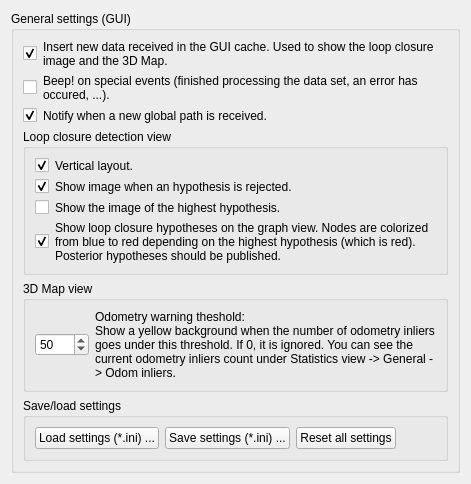
               <widget class="QWidget" name="page_22">
                <layout class="QVBoxLayout" name="verticalLayout_29">
                 <item>
                  <widget class="QGroupBox" name="groupBox_generalSettingsGui0">
                   <property name="title">
                    <string>General settings (GUI)</string>
                   </property>
                   <layout class="QVBoxLayout" name="verticalLayout_28">
                    <item>
                     <layout class="QGridLayout" name="gridLayout_39" columnstretch="0,1">
                      <item row="0" column="0">
                       <widget class="QCheckBox" name="general_checkBox_imagesKept">
                        <property name="text">
                         <string/>
                        </property>
                        <property name="checked">
                         <bool>true</bool>
                        </property>
                       </widget>
                      </item>
                      <item row="0" column="1">
                       <widget class="QLabel" name="label_59">
                        <property name="text">
                         <string>Insert new data received in the GUI cache. Used to show the loop closure image and the 3D Map.</string>
                        </property>
                        <property name="wordWrap">
                         <bool>true</bool>
                        </property>
                       </widget>
                      </item>
                      <item row="1" column="0">
                       <widget class="QCheckBox" name="checkBox_beep">
                        <property name="text">
                         <string/>
                        </property>
                       </widget>
                      </item>
                      <item row="1" column="1">
                       <widget class="QLabel" name="label_88">
                        <property name="text">
                         <string>Beep! on special events (finished processing the data set, an error has occured, ...).</string>
                        </property>
                        <property name="wordWrap">
                         <bool>true</bool>
                        </property>
                       </widget>
                      </item>
                      <item row="2" column="1">
                       <widget class="QLabel" name="label_102">
                        <property name="text">
                         <string>Notify when a new global path is received.</string>
                        </property>
                        <property name="wordWrap">
                         <bool>true</bool>
                        </property>
                       </widget>
                      </item>
                      <item row="2" column="0">
                       <widget class="QCheckBox" name="checkBox_notifyWhenNewGlobalPathIsReceived">
                        <property name="text">
                         <string/>
                        </property>
                        <property name="checked">
                         <bool>true</bool>
                        </property>
                       </widget>
                      </item>
                     </layout>
                    </item>
                    <item>
                     <widget class="QGroupBox" name="groupBox_5">
                      <property name="title">
                       <string>Loop closure detection view</string>
                      </property>
                      <layout class="QGridLayout" name="gridLayout_31" columnstretch="0,1">
                       <item row="1" column="0">
                        <widget class="QCheckBox" name="checkBox_imageRejectedShown">
                         <property name="text">
                          <string/>
                         </property>
                         <property name="checked">
                          <bool>true</bool>
                         </property>
                        </widget>
                       </item>
                       <item row="2" column="1">
                        <widget class="QLabel" name="label_105">
                         <property name="text">
                          <string>Show the image of the highest hypothesis.</string>
                         </property>
                         <property name="wordWrap">
                          <bool>true</bool>
                         </property>
                        </widget>
                       </item>
                       <item row="2" column="0">
                        <widget class="QCheckBox" name="checkBox_imageHighestHypShown">
                         <property name="text">
                          <string/>
                         </property>
                         <property name="checked">
                          <bool>false</bool>
                         </property>
                        </widget>
                       </item>
                       <item row="1" column="1">
                        <widget class="QLabel" name="label_73">
                         <property name="text">
                          <string>Show image when an hypothesis is rejected.</string>
                         </property>
                         <property name="wordWrap">
                          <bool>true</bool>
                         </property>
                        </widget>
                       </item>
                       <item row="0" column="1">
                        <widget class="QLabel" name="label_70">
                         <property name="text">
                          <string>Vertical layout.</string>
                         </property>
                         <property name="wordWrap">
                          <bool>false</bool>
                         </property>
                        </widget>
                       </item>
                       <item row="0" column="0">
                        <widget class="QCheckBox" name="checkBox_verticalLayoutUsed">
                         <property name="text">
                          <string/>
                         </property>
                         <property name="checked">
                          <bool>true</bool>
                         </property>
                        </widget>
                       </item>
                       <item row="3" column="1">
                        <widget class="QLabel" name="label_222">
                         <property name="text">
                          <string>Show loop closure hypotheses on the graph view. Nodes are colorized from blue to red depending on the highest hypothesis (which is red). Posterior hypotheses should be published. </string>
                         </property>
                         <property name="wordWrap">
                          <bool>true</bool>
                         </property>
                        </widget>
                       </item>
                       <item row="3" column="0">
                        <widget class="QCheckBox" name="checkBox_posteriorGraphView">
                         <property name="text">
                          <string/>
                         </property>
                         <property name="checked">
                          <bool>true</bool>
                         </property>
                        </widget>
                       </item>
                      </layout>
                     </widget>
                    </item>
                    <item>
                     <widget class="QGroupBox" name="groupBox">
                      <property name="title">
                       <string>3D Map view</string>
                      </property>
                      <layout class="QGridLayout" name="gridLayout_38" columnstretch="0,1">
                       <item row="0" column="0">
                        <widget class="QSpinBox" name="spinBox_odomQualityWarnThr">
                         <property name="maximum">
                          <number>9999</number>
                         </property>
                         <property name="value">
                          <number>50</number>
                         </property>
                        </widget>
                       </item>
                       <item row="0" column="1">
                        <widget class="QLabel" name="label_86">
                         <property name="text">
                          <string>Odometry warning theshold:
Show a yellow background when the number of odometry inliers goes under this threshold. If 0, it is ignored. You can see the current odometry inliers count under Statistics view -&gt; General -&gt; Odom inliers.</string>
                         </property>
                         <property name="wordWrap">
                          <bool>true</bool>
                         </property>
                        </widget>
                       </item>
                      </layout>
                     </widget>
                    </item>
                    <item>
                     <widget class="QGroupBox" name="groupBox_2">
                      <property name="title">
                       <string>Save/load settings</string>
                      </property>
                      <layout class="QHBoxLayout" name="horizontalLayout_9">
                       <item>
                        <widget class="QPushButton" name="pushButton_loadConfig">
                         <property name="text">
                          <string>Load settings (*.ini) ...</string>
                         </property>
                        </widget>
                       </item>
                       <item>
                        <widget class="QPushButton" name="pushButton_saveConfig">
                         <property name="text">
                          <string>Save settings (*.ini) ...</string>
                         </property>
                        </widget>
                       </item>
                       <item>
                        <widget class="QPushButton" name="pushButton_resetConfig">
                         <property name="text">
                          <string>Reset all settings</string>
                         </property>
                        </widget>
                       </item>
                       <item>
                        <spacer name="horizontalSpacer_4">
                         <property name="orientation">
                          <enum>Qt::Horizontal</enum>
                         </property>
                         <property name="sizeHint" stdset="0">
                          <size>
                           <width>40</width>
                           <height>20</height>
                          </size>
                         </property>
                        </spacer>
                       </item>
                      </layout>
                     </widget>
                    </item>
                   </layout>
                  </widget>
                 </item>
                 <item>
                  <spacer name="verticalSpacer_24">
                   <property name="orientation">
                    <enum>Qt::Vertical</enum>
                   </property>
                   <property name="sizeHint" stdset="0">
                    <size>
                     <width>0</width>
                     <height>0</height>
                    </size>
                   </property>
                  </spacer>
                 </item>
                </layout>
               </widget>
